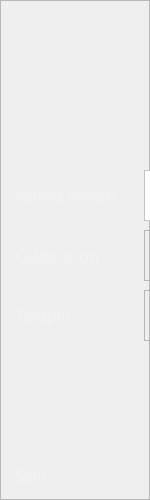
     <widget class="QFrame" name="left_frame">
      <property name="minimumSize">
       <size>
        <width>150</width>
        <height>500</height>
       </size>
      </property>
      <property name="maximumSize">
       <size>
        <width>150</width>
        <height>500</height>
       </size>
      </property>
      <property name="frameShape">
       <enum>QFrame::StyledPanel</enum>
      </property>
      <property name="frameShadow">
       <enum>QFrame::Raised</enum>
      </property>
      <widget class="QLabel" name="isotipo_imagen">
       <property name="geometry">
        <rect>
         <x>20</x>
         <y>30</y>
         <width>100</width>
         <height>100</height>
        </rect>
       </property>
       <property name="minimumSize">
        <size>
         <width>100</width>
         <height>100</height>
        </size>
       </property>
       <property name="maximumSize">
        <size>
         <width>100</width>
         <height>100</height>
        </size>
       </property>
       <property name="text">
        <string/>
       </property>
       <property name="pixmap">
        <pixmap>../img/isotipo.png</pixmap>
       </property>
       <property name="scaledContents">
        <bool>true</bool>
       </property>
      </widget>
      <widget class="QFrame" name="seleccion_nueva_sesion_frame">
       <property name="geometry">
        <rect>
         <x>144</x>
         <y>170</y>
         <width>10</width>
         <height>51</height>
        </rect>
       </property>
       <property name="minimumSize">
        <size>
         <width>10</width>
         <height>0</height>
        </size>
       </property>
       <property name="maximumSize">
        <size>
         <width>10</width>
         <height>16777215</height>
        </size>
       </property>
       <property name="styleSheet">
        <string notr="true">background-color: rgb(255, 255, 255);</string>
       </property>
       <property name="frameShape">
        <enum>QFrame::StyledPanel</enum>
       </property>
       <property name="frameShadow">
        <enum>QFrame::Raised</enum>
       </property>
      </widget>
      <widget class="QFrame" name="seleccion_calibracion_frame">
       <property name="geometry">
        <rect>
         <x>144</x>
         <y>230</y>
         <width>10</width>
         <height>51</height>
        </rect>
       </property>
       <property name="minimumSize">
        <size>
         <width>10</width>
         <height>0</height>
        </size>
       </property>
       <property name="maximumSize">
        <size>
         <width>10</width>
         <height>16777215</height>
        </size>
       </property>
       <property name="styleSheet">
        <string notr="true"/>
       </property>
       <property name="frameShape">
        <enum>QFrame::StyledPanel</enum>
       </property>
       <property name="frameShadow">
        <enum>QFrame::Raised</enum>
       </property>
      </widget>
      <widget class="QFrame" name="seleccion_terapia_frame">
       <property name="geometry">
        <rect>
         <x>144</x>
         <y>290</y>
         <width>10</width>
         <height>51</height>
        </rect>
       </property>
       <property name="minimumSize">
        <size>
         <width>10</width>
         <height>0</height>
        </size>
       </property>
       <property name="maximumSize">
        <size>
         <width>10</width>
         <height>16777215</height>
        </size>
       </property>
       <property name="styleSheet">
        <string notr="true"/>
       </property>
       <property name="frameShape">
        <enum>QFrame::StyledPanel</enum>
       </property>
       <property name="frameShadow">
        <enum>QFrame::Raised</enum>
       </property>
      </widget>
      <widget class="QPushButton" name="nueva_sesion_boton">
       <property name="geometry">
        <rect>
         <x>-10</x>
         <y>170</y>
         <width>151</width>
         <height>51</height>
        </rect>
       </property>
       <property name="font">
        <font>
         <family>Gilroy-Bold</family>
         <pointsize>12</pointsize>
        </font>
       </property>
       <property name="styleSheet">
        <string notr="true">QPushButton{
color: rgb(242, 242, 242);
border-radius:0px;
}

QPushButton:hover{
background-color: rgb(46, 51, 58);
color: rgb(242, 242, 242);
}
</string>
       </property>
       <property name="text">
        <string>Nueva sesión</string>
       </property>
       <property name="flat">
        <bool>true</bool>
       </property>
      </widget>
      <widget class="QPushButton" name="calibracion_boton">
       <property name="geometry">
        <rect>
         <x>0</x>
         <y>230</y>
         <width>151</width>
         <height>51</height>
        </rect>
       </property>
       <property name="font">
        <font>
         <family>Gilroy-Bold</family>
         <pointsize>12</pointsize>
        </font>
       </property>
       <property name="styleSheet">
        <string notr="true">QPushButton{
color: rgb(242, 242, 242);
border-radius:0px;
text-align: left;
padding: 15px;
}

QPushButton:hover{
background-color: rgb(46, 51, 58);
color: rgb(242, 242, 242);
}
</string>
       </property>
       <property name="text">
        <string>Calibración</string>
       </property>
       <property name="flat">
        <bool>true</bool>
       </property>
      </widget>
      <widget class="QPushButton" name="terapia_boton">
       <property name="geometry">
        <rect>
         <x>0</x>
         <y>290</y>
         <width>151</width>
         <height>51</height>
        </rect>
       </property>
       <property name="font">
        <font>
         <family>Gilroy-Bold</family>
         <pointsize>12</pointsize>
        </font>
       </property>
       <property name="styleSheet">
        <string notr="true">QPushButton{
color: rgb(242, 242, 242);
border-radius:0px;
text-align: left;
padding: 15px;
}

QPushButton:hover{
background-color: rgb(46, 51, 58);
color: rgb(242, 242, 242);
}
</string>
       </property>
       <property name="text">
        <string>Terapia</string>
       </property>
       <property name="flat">
        <bool>true</bool>
       </property>
      </widget>
      <widget class="QPushButton" name="salir_boton">
       <property name="geometry">
        <rect>
         <x>0</x>
         <y>450</y>
         <width>141</width>
         <height>51</height>
        </rect>
       </property>
       <property name="font">
        <font>
         <family>Gilroy-Bold</family>
         <pointsize>12</pointsize>
        </font>
       </property>
       <property name="styleSheet">
        <string notr="true">QPushButton{
color: rgb(242, 242, 242);
border-radius:0px;
text-align: left;
padding: 15px;}
QPushButton:hover{
background-color: rgb(234, 86, 61);
color: rgb(242, 242, 242);
border-bottom-left-radius: 6px;
}
</string>
       </property>
       <property name="text">
        <string>Salir</string>
       </property>
       <property name="flat">
        <bool>true</bool>
       </property>
      </widget>
      <zorder>terapia_boton</zorder>
      <zorder>calibracion_boton</zorder>
      <zorder>nueva_sesion_boton</zorder>
      <zorder>isotipo_imagen</zorder>
      <zorder>seleccion_nueva_sesion_frame</zorder>
      <zorder>seleccion_calibracion_frame</zorder>
      <zorder>seleccion_terapia_frame</zorder>
      <zorder>salir_boton</zorder>
     </widget>
